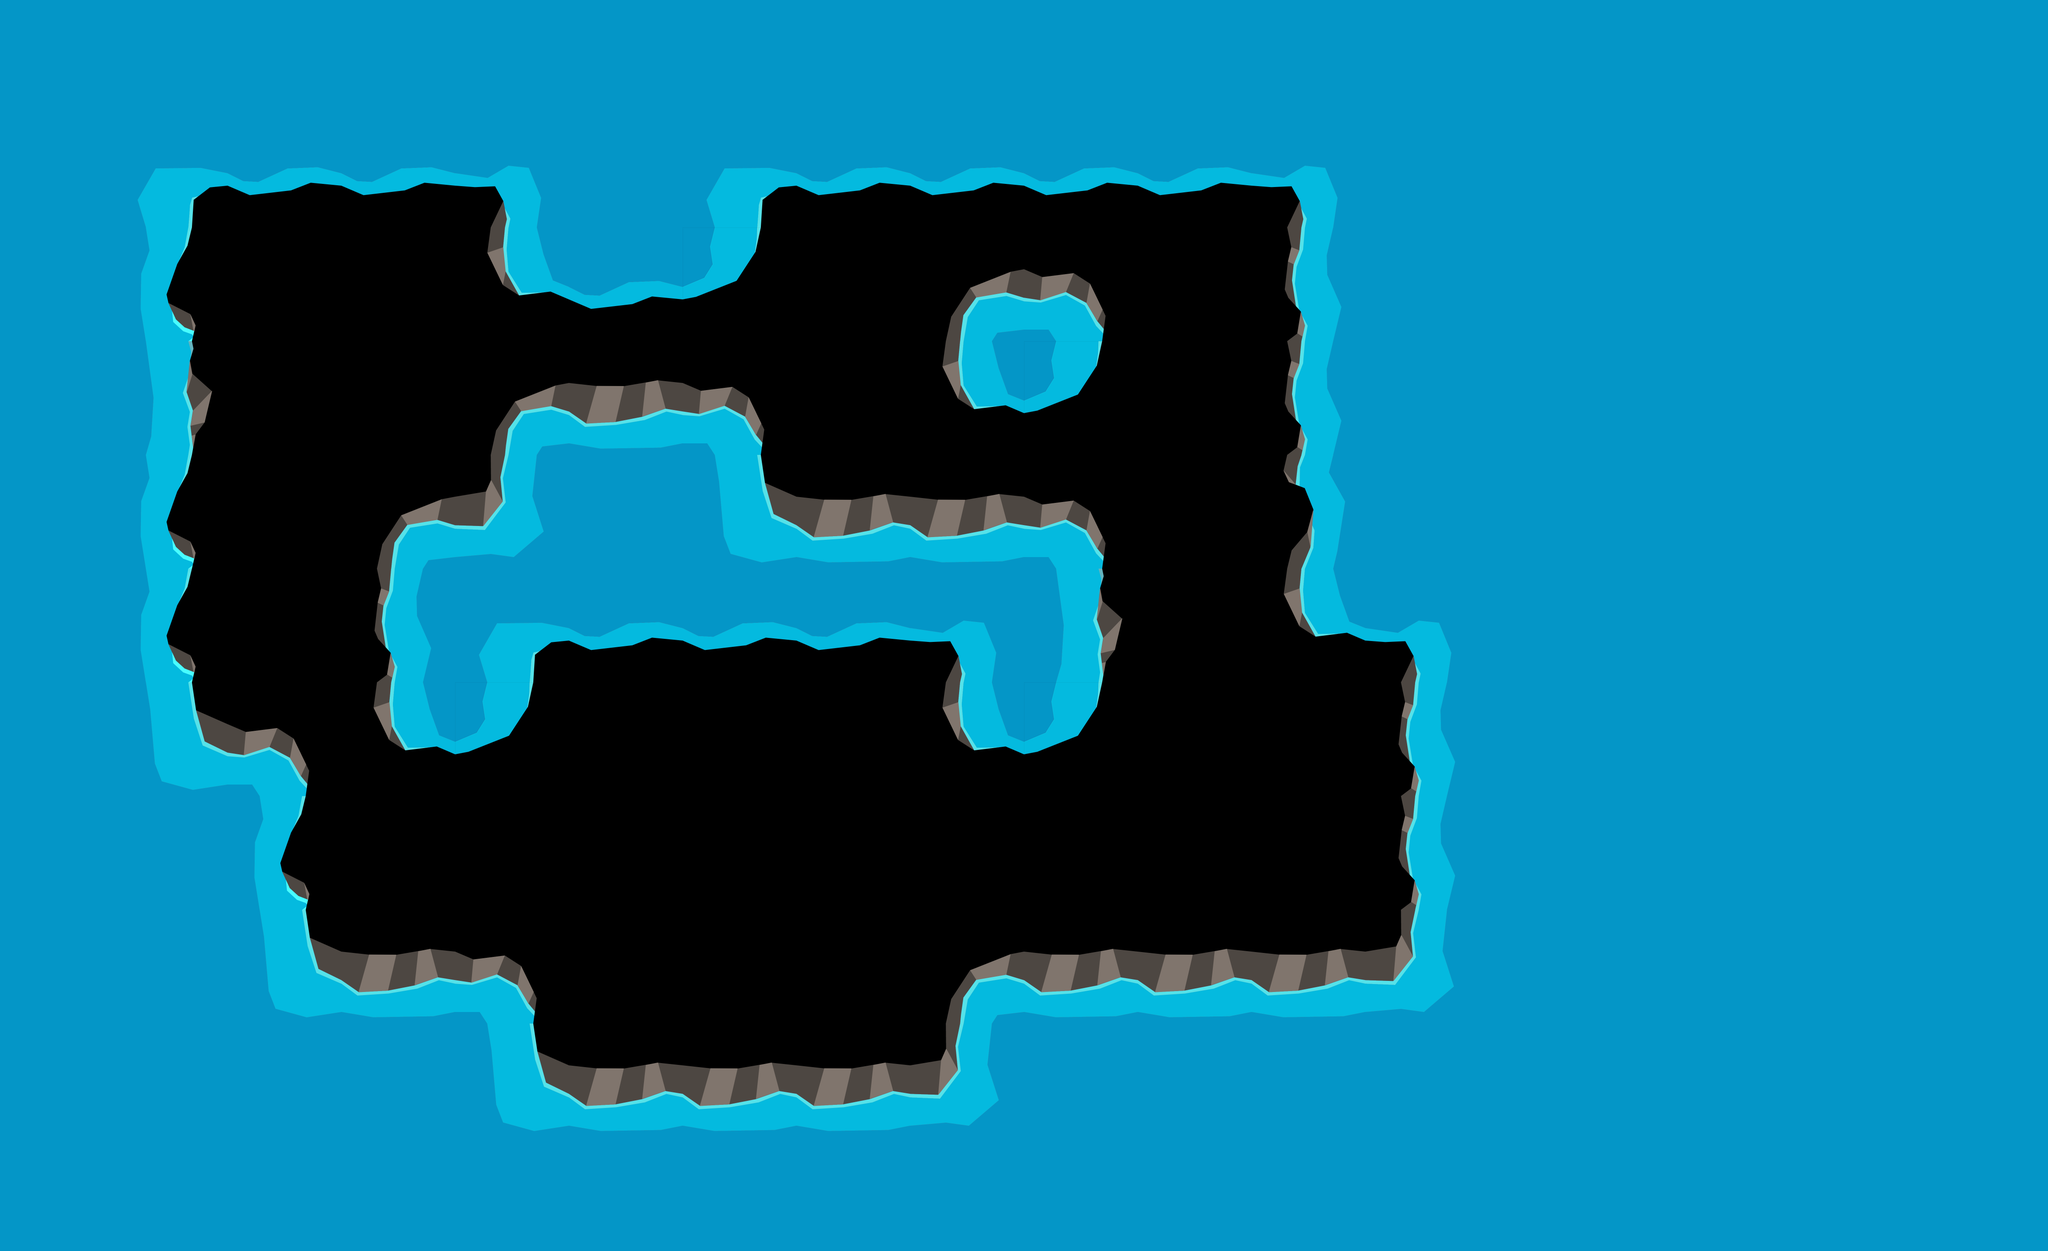

Tiled map render using the project's own tile images. Description and the whole map definition, tile-layer contents included, below:
An orthogonal 18x11 tile map with 256x256 px tiles, 1 tile layer (Tile Layer 1), 10 tilesets and 21 objects (3x 2, 3x 1, 3x 4, 3x 3, 5).

<map version="1.10" tiledversion="1.10.2" orientation="orthogonal" renderorder="right-down" width="18" height="11" tilewidth="256" tileheight="256" infinite="0" nextlayerid="16" nextobjectid="413">
 <editorsettings>
  <export target="../template.json" format="json" />
 </editorsettings>
 <tileset firstgid="1" source="64x64.tsx" />
 <tileset firstgid="9" source="128x128.tsx" />
 <tileset firstgid="13" source="256x256(Ursa + Salmon).tsx" />
 <tileset firstgid="19" source="tiles.tsx" />
 <tileset firstgid="34" source="256x512.tsx" />
 <tileset firstgid="38" source="512x512.tsx" />
 <tileset firstgid="42" source="Polar_Rock_2.tsx" />
 <tileset firstgid="43" source="Polar_Trunk_1.tsx" />
 <tileset firstgid="44" source="Polar_Trunk_2.tsx" />
 <tileset firstgid="45" source="Polar_Ice.tsx" />
 <layer id="1" name="Tile Layer 1" width="18" height="11">
  <data encoding="csv">
19,19,19,19,19,19,19,19,19,19,19,19,19,19,19,19,19,19,
19,20,31,31,21,19,20,31,31,31,31,21,19,19,19,19,19,19,
19,32,0,0,25,31,26,0,24,27,0,30,19,19,19,19,19,19,
19,33,0,0,24,28,27,0,25,26,0,30,19,19,19,19,19,19,
19,32,0,24,22,19,23,28,28,27,0,29,19,19,19,19,19,19,
19,32,0,30,20,31,31,31,21,33,0,25,21,19,19,19,19,19,
19,23,27,25,26,0,0,0,25,26,0,0,30,19,19,19,19,19,
19,19,32,0,0,0,0,0,0,0,0,0,30,19,19,19,19,19,
19,19,23,28,27,0,0,0,24,28,28,28,22,19,19,19,19,19,
19,19,19,19,23,28,28,28,22,19,19,19,19,19,19,19,19,19,
19,19,19,19,19,19,19,19,19,19,19,19,19,19,19,19,19,19
</data>
 </layer>
 <objectgroup id="1" name="decorations" />
 <objectgroup id="2" name="cave" />
 <objectgroup id="3" name="trees">
  <object id="387" gid="19" x="3331.53" y="1811.57" width="256" height="256" />
  <object id="388" gid="19" x="3018.43" y="1349.61" width="256" height="256" />
  <object id="389" gid="19" x="3531.71" y="2365.91" width="256" height="256" />
  <object id="391" gid="34" x="2068.85" y="1790.72" width="256" height="512" />
  <object id="392" gid="34" x="2079.12" y="2191.08" width="256" height="512" />
  <object id="394" gid="34" x="2797.71" y="1559.74" width="256" height="512" />
 </objectgroup>
 <objectgroup id="4" name="objects" />
 <objectgroup id="5" name="ice" />
 <objectgroup id="6" name="smolursa" />
 <objectgroup id="7" name="enemies">
  <object id="395" gid="15" x="462.276" y="656.682" width="256" height="256" />
  <object id="396" gid="13" x="754.847" y="2001.48" width="256" height="256" />
  <object id="397" name="2" gid="14" x="1170.61" y="2350.52" width="256" height="256">
   <properties>
    <property name="is_stupid" type="bool" value="true" />
    <property name="starting_rotation" type="int" value="45" />
   </properties>
  </object>
  <object id="398" name="1" gid="14" x="1129.54" y="1554.93" width="256" height="256">
   <properties>
    <property name="is_stupid" type="bool" value="true" />
    <property name="starting_rotation" type="int" value="-45" />
   </properties>
  </object>
  <object id="399" name="4" gid="14" x="1827.61" y="1057.04" width="256" height="256" />
  <object id="402" name="5" gid="14" x="534.135" y="1580.59" width="256" height="256" />
  <object id="404" name="3" gid="14" x="2884.97" y="2073.34" width="256" height="256">
   <properties>
    <property name="is_stupid" type="bool" value="true" />
    <property name="starting_rotation" type="int" value="135" />
   </properties>
  </object>
  <object id="405" name="4" type="1" x="2710.14" y="990.637">
   <point />
  </object>
  <object id="406" name="4" type="2" x="2705" y="533.815">
   <point />
  </object>
  <object id="407" name="4" type="3" x="1919.68" y="528.682">
   <point />
  </object>
  <object id="408" name="4" type="4" x="1914.55" y="985.504">
   <point />
  </object>
  <object id="409" name="5" type="1" x="775.058" y="1437.19">
   <point />
  </object>
  <object id="410" name="5" type="2" x="636.471" y="1134.36">
   <point />
  </object>
  <object id="411" name="5" type="3" x="487.619" y="1401.26">
   <point />
  </object>
  <object id="412" name="5" type="4" x="641.604" y="1550.12">
   <point />
  </object>
 </objectgroup>
 <objectgroup id="8" name="markers" />
 <objectgroup id="9" name="player" />
</map>
